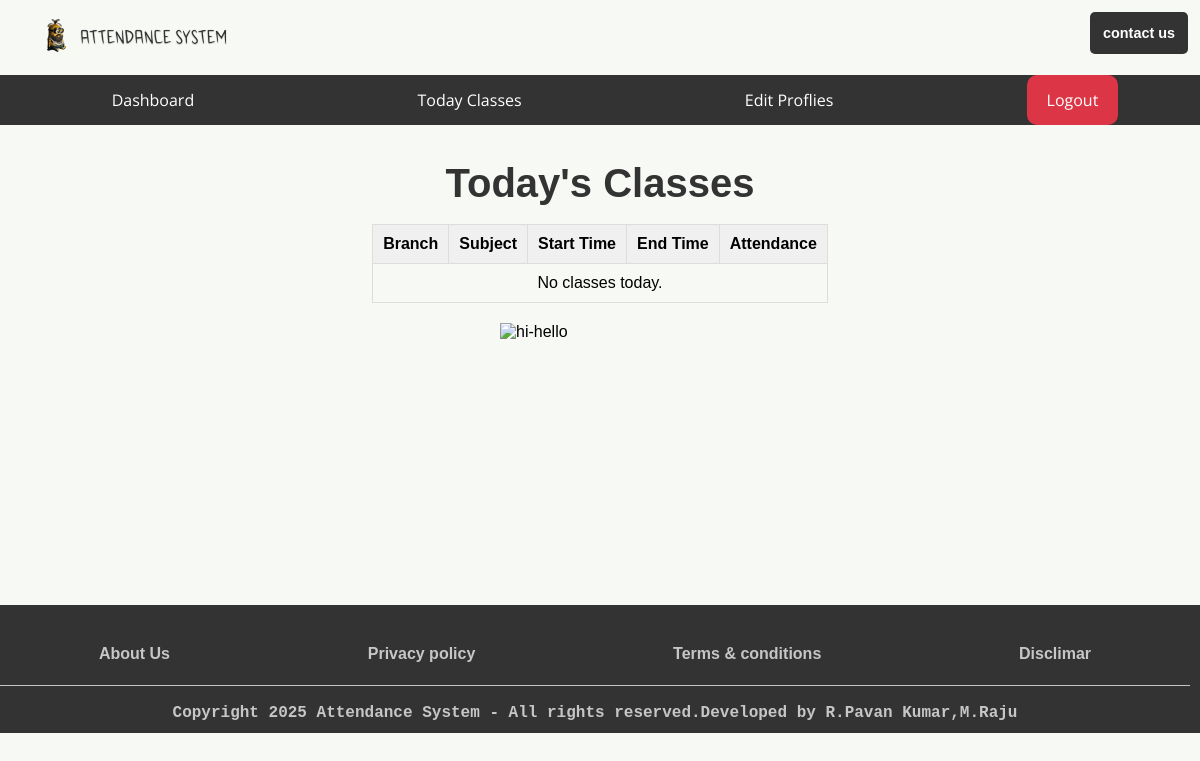
The page /status_classes (signed in) on the database as committed earlier.
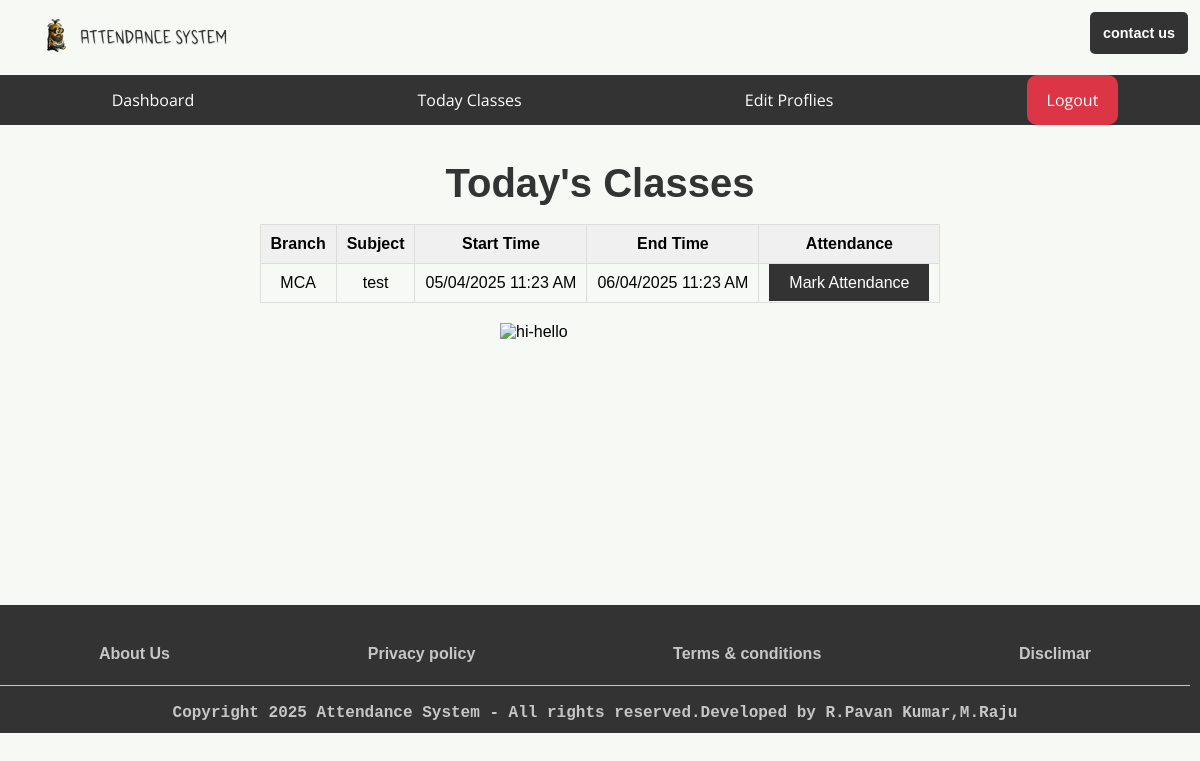
The same page on the database as committed later.
### app.py (models this page shows, shortened)
class SubjectsClasses(db.Model):  # Renamed to SubjectsClasses
    id = db.Column(db.Integer, primary_key=True)
    Branch = db.Column(db.String(200), nullable=False)
    Subject = db.Column(db.String(200), nullable=False)
    Start_Time = db.Column(db.DateTime, nullable=False)
    End_Time = db.Column(db.DateTime, nullable=False)
    date_created = db.Column(db.DateTime, default=datetime.utcnow)
    completed = db.Column(db.Integer, default=0)

### app.py (the view)
@app.route('/status_classes')
@role_required('student')
def status_classes():
    start_of_day = datetime.today().replace(hour=0, minute=0, second=0, microsecond=0)
    end_of_day = datetime.today().replace(hour=23, minute=59, second=59, microsecond=999999)
    users = db.session.query(SubjectsClasses).filter(
        (SubjectsClasses.Start_Time >= start_of_day) & (SubjectsClasses.Start_Time <= end_of_day) |
        (SubjectsClasses.End_Time >= start_of_day) & (SubjectsClasses.End_Time <= end_of_day)
    ).filter(SubjectsClasses.completed == 0).all()
    return render_template('auth/dashboards/student/stutus_classes.html', users=users)

### app.py (called while the page is built)
def role_required(roles):
    if not isinstance(roles, list):
        roles = [roles]  # Ensure roles is a list
    def decorator(func):
        @wraps(func)
        def wrapper(*args, **kwargs):
            if 'username' not in session:
                return redirect(url_for('login'))
            user = User.query.filter_by(username=session['username']).first()
            if user.role not in roles:  # Check if the user's role is in the allowed roles list
                return redirect(url_for('index'))  # Redirect to the home page if unauthorized
            return func(*args, **kwargs)
        return wrapper
    return decorator

### templates/auth/dashboards/student/stutus_classes.html (shortened to what this page needs)
{% extends 'base/base_student.html' %}
{% block body %}
<main>
    <h1>Today's Classes</h1><br/>
    <div style="overflow-x: auto; max-width: 100%;">
        <table>
            <thead>
                <tr>
                    <th>Branch</th>
                    <th>Subject</th>
                    <th>Start Time</th>
                    <th>End Time</th>
                    <th>Attendance</th>
                </tr>
            </thead>
            <tbody>
                {% if users %}
                    {% for subjects_classes in users %}
                        <tr>
                            <td>{{ subjects_classes.Branch }}</td>
                            <td>{{ subjects_classes.Subject }}</td>
                            <td>{{ subjects_classes.Start_Time.strftime("%d/%m/%Y %I:%M %p") }}</td>
                            <td>{{ subjects_classes.End_Time.strftime("%d/%m/%Y %I:%M %p") }}</td>
                            <td><a href="{{ url_for('maintenance', class_id=subjects_classes.id) }}" class="button">Mark Attendance</a></td>
                        </tr>
                    {% endfor %}
                {% else %}
                    <tr><td colspan="5">No classes today.</td></tr>
                {% endif %}
            </tbody>
        </table>
    </div>
    <div>
        <img class="gif" src="https://media.tenor.com/PQGGoLePq94AAAAi/im-so-tired-stuart.gif" alt="hi-hello" title="gif"/>
    </div>
</main>
{% endblock body %}

Rows that differ between the two databases and show on the page:
added SubjectsClasses: Branch "MCA", Subject "test", Start_Time "05/04/2025 11:23 AM", End_Time "06/04/2025 11:23 AM"
Other text that changed with them:
text no longer shown: "No classes today."
